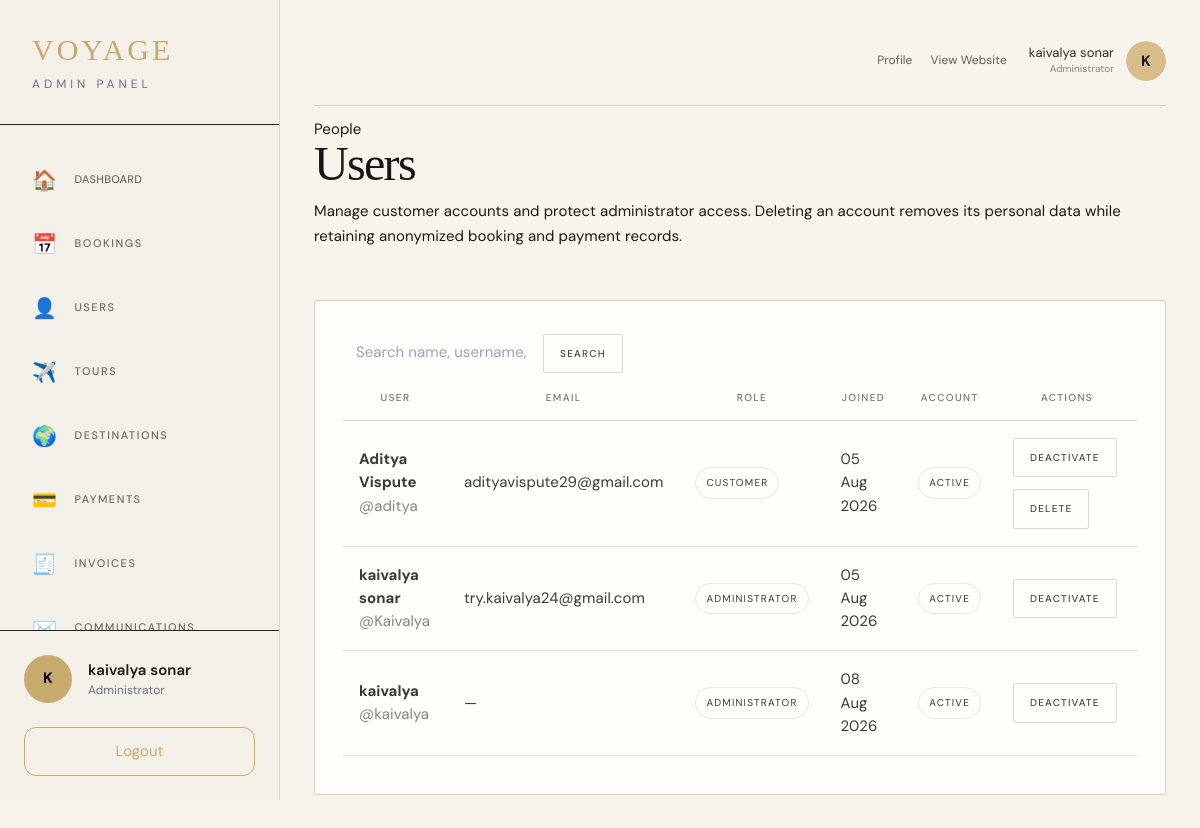
Before: /dashboard/users/ (signed in) with the older database file.
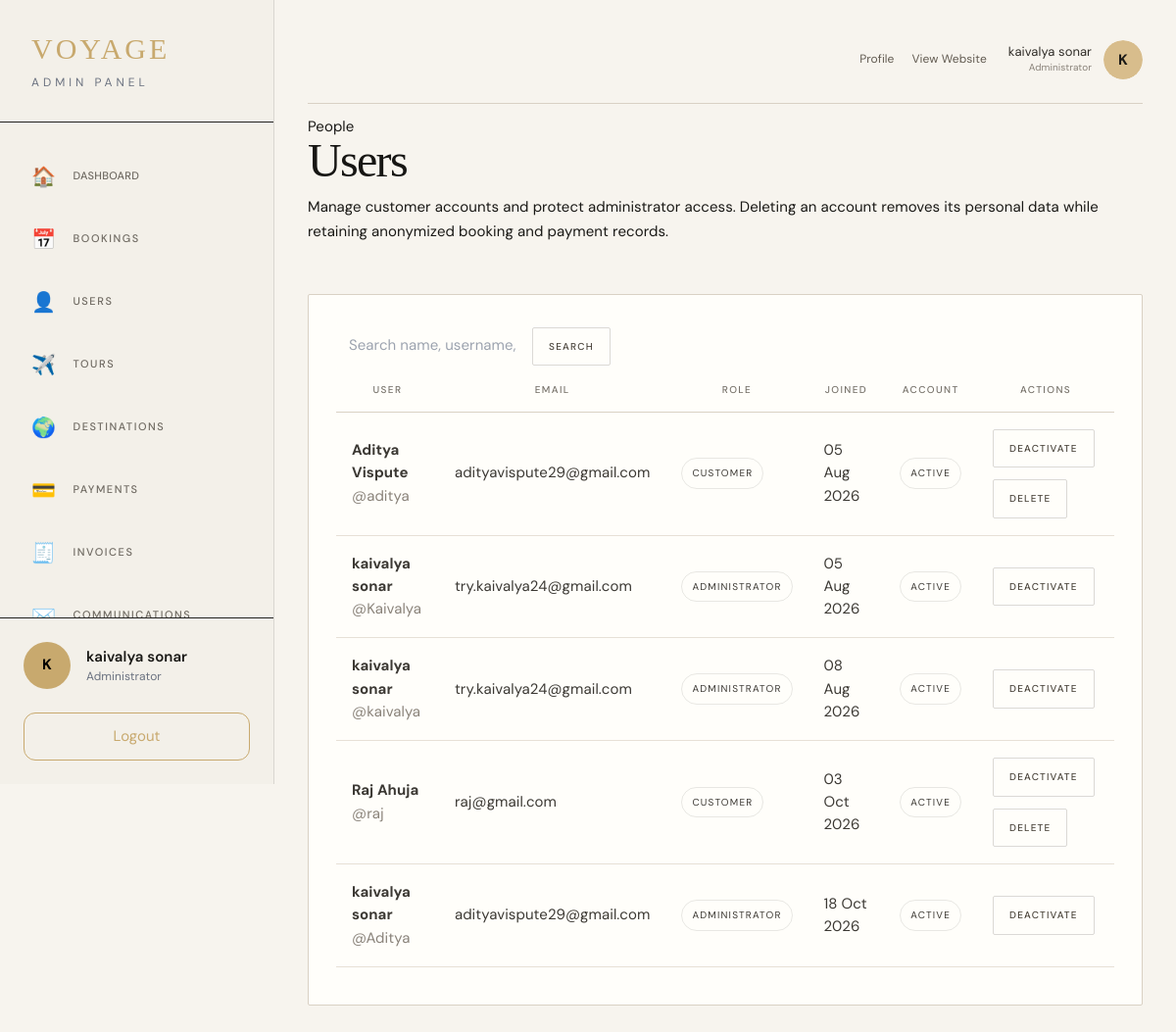
After: the same page with the newer database file.
### apps/accounts/models.py (models this page shows, shortened)
class User(AbstractUser):
    phone = models.CharField(max_length=30, blank=True)
    profile_image = models.ImageField(upload_to='profiles/', blank=True, null=True)
    country = models.CharField(max_length=80, blank=True)
    is_verified = models.BooleanField(default=False)
    notification_emails = models.BooleanField(default=True)
    notification_sms = models.BooleanField(default=False)
    role = models.CharField(
        max_length=20,
        choices=ROLE_CHOICES,
        default='customer'
    )

### apps/admin_panel/decorators.py (the view)
    @login_required
    def wrapper(request, *args, **kwargs):
        if not request.user.is_staff:
            raise PermissionDenied()
        return view_func(request, *args, **kwargs)

### apps/admin_panel/views.py (called while the page is built)
def _search(queryset, query, fields):
    if not query:
        return queryset
    lookup = Q()
    for field in fields:
        lookup |= Q(**{f"{field}__icontains": query})
    return queryset.filter(lookup)

@admin_required
def users(request):
    query = request.GET.get("q", "").strip()
    user_list = _search(User.objects.all(), query, ["username", "first_name", "last_name", "email"])
    return render(request, "admin_panel/users.html", {"users": user_list, "query": query})

### apps/core/context_processors.py (called while the page is built)
def site_settings(request):
    try:
        settings = SiteSettings.load()
    except Exception:
        settings = None
    return {'site_settings': settings}

def footer_destinations_processor(request):
    return {
        'footer_destinations': Destination.objects.all()[:5]
    }

### apps/core/models.py (called while the page is built)
    @classmethod
    def load(cls):
        obj, _ = cls.objects.get_or_create(pk=1)
        return obj

### templates/admin_panel/users.html (shortened to what this page needs)
{% extends "admin_panel/layouts/base.html" %}
{% block content %}
<div class="page-head">
    <div>
        <div class="eyebrow">People</div>
        <h1>Users</h1>
        <p>Manage customer accounts and protect administrator access. Deleting an account removes its personal data while retaining anonymized booking and payment records.</p>
    </div>
</div>
<div class="panel">
    <form class="toolbar">
        <input class="search" name="q" value="{{ query }}" placeholder="Search name, username, email...">
        <button class="btn btn-gold">Search</button>
    </form>
    <div class="table-wrap">
        <table class="data-table">
            <thead><tr><th>User</th><th>Email</th><th>Role</th><th>Joined</th><th>Account</th><th>Actions</th></tr></thead>
            <tbody>
                {% for user in users %}
                <tr>
                    <td><strong>{{ user.get_full_name|default:user.username }}</strong><br><span class="muted">@{{ user.username }}</span></td>
                    <td>{{ user.email|default:"—" }}</td>
                    <td>{% if user.is_superuser or user.is_staff %}<span class="badge confirmed">Administrator</span>{% else %}<span class="badge">Customer</span>{% endif %}</td>
                    <td>{{ user.date_joined|date:"d M Y" }}</td>
                    <td><span class="badge {% if user.is_active %}active{% else %}inactive{% endif %}">{% if user.is_active %}Active{% else %}Inactive{% endif %}</span></td>
                    <td>
                        <div class="actions">
                            <form method="post" action="{% url 'admin_panel:toggle_user' user.pk %}">
                                <button class="btn btn-small" {% if user.pk == request.user.pk %}disabled{% endif %}>{% if user.is_active %}Deactivate{% else %}Activate{% endif %}</button>
                            </form>
                            {% if not user.is_superuser and user.pk != request.user.pk %}
                            <form method="post" action="{% url 'admin_panel:delete_user' user.pk %}" onsubmit="return confirm('Permanently delete this account and erase its personal data? Anonymized booking and payment records will be retained.')">
                                <button class="btn btn-small btn-danger">Delete</button>
                            </form>
                            {% endif %}
                        </div>
                    </td>
                </tr>
                {% empty %}
                <tr><td colspan="6" class="empty">No users found.</td></tr>
                {% endfor %}
            </tbody>
        </table>
    </div>
</div>
{% endblock %}

### templates/admin_panel/layouts/base.html (shortened to what this page needs)
{% load static %}
<!DOCTYPE html>
<html lang="en">
<head>
    <script src="https://cdn.tailwindcss.com"></script>
    <link rel="stylesheet"
          href="{% static 'css/custom.css' %}">
    <link rel="stylesheet"
          href="{% static 'css/admin.css' %}?v=2">
    <link rel="stylesheet" href="{% static 'css/admin-light.css' %}?v=14">
</head>
<body>
<div class="layout">
    {% include "admin_panel/components/sidebar.html" %}
    <main class="content">
        {% include "admin_panel/components/topbar.html" %}
        {% block content %}
        {% endblock %}
    </main>
</div>
{% include "components/voyage_loading_overlay.html" %}
</body>
</html>

### templates/admin_panel/components/sidebar.html (shortened to what this page needs)
<aside
    class="sidebar fixed left-0 top-0 h-screen w-[280px] bg-[#111111] border-r border-[#2a2a2a] flex flex-col justify-between z-50">
    <div>
        <div class="px-8 py-8 border-b border-[#222]">
            <a href="{% url 'admin_panel:dashboard' %}">
                <h1 class="font-['Cinzel'] text-3xl text-[#C8A96E] tracking-widest">
                    VOYAGE
                </h1>
                <p class="text-xs text-gray-500 tracking-[4px] uppercase mt-2">
                    ADMIN PANEL
                </p>
            </a>
        </div>
        <nav class="mt-8 px-4 space-y-2">
            <a href="{% url 'admin_panel:dashboard' %}"
               class="group flex items-center gap-4 px-5 py-4 rounded-2xl transition-all duration-300 hover:bg-[#1b1b1b]">
                <span class="text-xl">🏠</span>
                <span class="tracking-wide">
                    Dashboard
                </span>
            </a>
            <a href="{% url 'admin_panel:bookings' %}"
               class="group flex items-center gap-4 px-5 py-4 rounded-2xl transition-all duration-300 hover:bg-[#1b1b1b]">
                <span class="text-xl">
                    📅
                </span>
                <span>
                    Bookings
                </span>
            </a>
            <a href="{% url 'admin_panel:users' %}"
               class="group flex items-center gap-4 px-5 py-4 rounded-2xl transition-all duration-300 hover:bg-[#1b1b1b]">
                <span class="text-xl">
                    👤
                </span>
                <span>
                    Users
                </span>
            </a>
            <a href="{% url 'admin_panel:tours' %}"
               class="group flex items-center gap-4 px-5 py-4 rounded-2xl transition-all duration-300 hover:bg-[#1b1b1b]">
                <span class="text-xl">
                    ✈️
                </span>
                <span>
                    Tours
                </span>
            </a>
            <a href="{% url 'admin_panel:destinations' %}"
               class="group flex items-center gap-4 px-5 py-4 rounded-2xl transition-all duration-300 hover:bg-[#1b1b1b]">
                <span class="text-xl">
                    🌍
                </span>
                <span>
                    Destinations
                </span>
            </a>
            <a href="{% url 'admin_panel:payments' %}"
               class="group flex items-center gap-4 px-5 py-4 rounded-2xl transition-all duration-300 hover:bg-[#1b1b1b]">
                <span class="text-xl">
                    💳
                </span>
                <span>
                    Payments
                </span>
            </a>
            <a href="{% url 'admin_panel:invoices' %}"
               class="group flex items-center gap-4 px-5 py-4 rounded-2xl transition-all duration-300 hover:bg-[#1b1b1b]">
                <span class="text-xl">
                    🧾
                </span>
                <span>
                    Invoices
                </span>
            </a>
            <a href="{% url 'admin_panel:communications' %}"
               class="group flex items-center gap-4 px-5 py-4 rounded-2xl transition-all duration-300 hover:bg-[#1b1b1b]">
                <span class="text-xl">✉️</span>
                <span>Communications</span>
            </a>
        </nav>
    </div>
    <div class="border-t border-[#222] p-6">
        <div class="flex items-center gap-4">
            {% if request.user.profile_image %}
                <img src="{{ request.user.profile_image.url }}"
                     class="w-12 h-12 rounded-full object-cover sidebar-avatar"
                     width="48"
                     height="48"
                     alt="">
            {% else %}
                <div class="w-12 h-12 rounded-full bg-[#C8A96E] flex items-center justify-center text-black font-bold">
                    {{ request.user.first_name|default:request.user.username|first|upper }}
                </div>
            {% endif %}
            <div>
                <h3 class="font-semibold">
                    {{ request.user.get_full_name|default:request.user.username }}
                </h3>
                <p class="text-xs text-gray-500">
                    Administrator
                </p>
            </div>
        </div>
        <button type="button"
           data-open-logout-confirmation
           class="mt-6 flex justify-center items-center w-full rounded-xl border border-[#C8A96E] py-3 text-[#C8A96E] hover:bg-[#C8A96E] hover:text-black transition duration-300">
            Logout
        </button>
    </div>
</aside>

### templates/admin_panel/components/topbar.html (shortened to what this page needs)
{% load static %}
<header class="admin-topbar">
    <div class="topbar-right">
        <nav class="admin-quick-links" aria-label="Account links">
            <a href="{% url 'accounts:profile' %}">Profile</a>
            <a href="/">View Website</a>
        </nav>
        <div class="admin-profile">
            <div class="profile-info">
                <span class="profile-name">
                    {{ request.user.get_full_name|default:request.user.username }}
                </span>
                <span class="profile-role">
                    Administrator
                </span>
            </div>
            <div class="profile-image">
                {% if request.user.profile_image %}
                    <img class="profile-avatar" src="{{ request.user.profile_image.url }}" alt="" width="40" height="40">
                {% else %}
                    <span class="profile-fallback-avatar">{{ request.user.first_name|default:request.user.username|first|upper }}</span>
                {% endif %}
            </div>
        </div>
    </div>
</header>

### templates/components/voyage_loading_overlay.html (shortened to what this page needs)
{% load static %}
<link rel="stylesheet" href="{% static 'css/voyage-loader.css' %}?v=5">

### static/css/custom.css (style rules this page uses)
* { margin: 0; padding: 0; box-sizing: border-box; }
html { -webkit-font-smoothing: antialiased; -moz-osx-font-smoothing: grayscale; }
body { overflow-x: hidden; }
.badge { display: inline-flex; align-items: center; gap: 0.5rem; padding: 0.85rem 1.1rem; border-radius: 999px; background: rgba(255,255,255,0.12); border: 1px solid rgba(255,255,255,0.18); font-size: 0.8rem; letter-spacing: 0.15em; text-transform: uppercase; }

### static/css/admin.css (style rules this page uses)
:root { --admin-gold:#c8a96e;--admin-bg:#0d0d0d;--admin-panel:#171717;--admin-line:rgba(255,255,255,.09);--admin-muted:#969696 }
body { background:radial-gradient(circle at 82% 0,#282116 0,transparent 32%),var(--admin-bg);color:#f7f4ee;font-family:"DM Sans",sans-serif }
.content { padding:35px 38px 60px;max-width:1500px }
.badge { display:inline-block;padding:7px 10px;border-radius:99px;background:#292929;border:1px solid rgba(255,255,255,.12);font-size:10px;letter-spacing:1px;text-transform:uppercase }
.btn { border:1px solid var(--admin-line);background:#1b1b1b;color:#f4f0e8;border-radius:9px;padding:10px 15px;cursor:pointer;font-size:13px }

### templates/admin_panel/layouts/base.html (style rules this page uses)
:root { --gold:#C8A96E; --gold-light:#E6C992; --bg:#0E0E0E; --card:#171717; --border:rgba(255,255,255,.06); --text:#ffffff; --muted:#9e9e9e; }
* { margin:0; padding:0; box-sizing:border-box; }
body { background:var(--bg); color:white; font-family:"DM Sans",sans-serif; overflow-x:hidden; }
a { text-decoration:none; color:inherit; }
.layout { display:flex; min-height:100vh; }
.content { flex:1; margin-left:280px; padding:35px; }

Changed rows visible on the page:
changed User "kaivalya": get_full_name "kaivalya" → "kaivalya sonar"; email "—" → "try.kaivalya24@gmail.com"
added User: get_full_name "Raj Ahuja", username "raj", email "raj@gmail.com", is_superuser "CUSTOMER", date_joined "03 Oct 2026", is_active "ACTIVE"
added User: get_full_name "kaivalya sonar", username "Aditya", email "adityavispute29@gmail.com", is_superuser "ADMINISTRATOR", date_joined "18 Oct 2026", is_active "ACTIVE"
